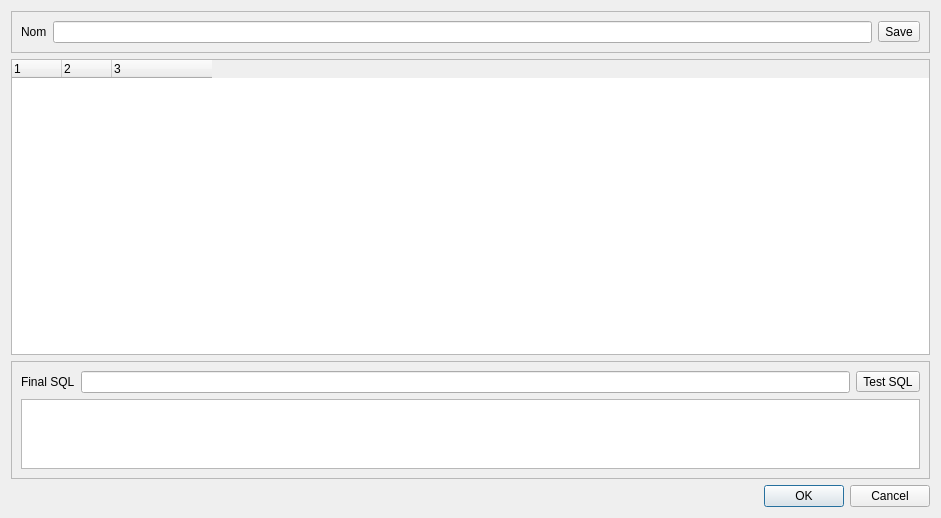
<?xml version="1.0" encoding="UTF-8"?>
<ui version="4.0">
 <class>Dialog</class>
 <widget class="QDialog" name="Dialog">
  <property name="geometry">
   <rect>
    <x>0</x>
    <y>0</y>
    <width>941</width>
    <height>518</height>
   </rect>
  </property>
  <property name="windowTitle">
   <string>Dialog</string>
  </property>
  <layout class="QVBoxLayout" name="verticalLayout" stretch="1,10,1,1">
   <item>
    <widget class="QFrame" name="frame">
     <property name="frameShape">
      <enum>QFrame::StyledPanel</enum>
     </property>
     <property name="frameShadow">
      <enum>QFrame::Raised</enum>
     </property>
     <layout class="QHBoxLayout" name="horizontalLayout">
      <item>
       <widget class="QLabel" name="label">
        <property name="text">
         <string>Nom</string>
        </property>
       </widget>
      </item>
      <item>
       <widget class="QLineEdit" name="lineEdit"/>
      </item>
      <item>
       <widget class="QToolButton" name="toolButton">
        <property name="text">
         <string>Save</string>
        </property>
       </widget>
      </item>
     </layout>
    </widget>
   </item>
   <item>
    <widget class="QTreeWidget" name="treeWidget">
     <property name="dragEnabled">
      <bool>true</bool>
     </property>
     <property name="dragDropMode">
      <enum>QAbstractItemView::InternalMove</enum>
     </property>
     <property name="alternatingRowColors">
      <bool>true</bool>
     </property>
     <property name="animated">
      <bool>true</bool>
     </property>
     <property name="wordWrap">
      <bool>true</bool>
     </property>
     <property name="columnCount">
      <number>3</number>
     </property>
     <attribute name="headerDefaultSectionSize">
      <number>50</number>
     </attribute>
     <attribute name="headerStretchLastSection">
      <bool>false</bool>
     </attribute>
     <column>
      <property name="text">
       <string notr="true">1</string>
      </property>
     </column>
     <column>
      <property name="text">
       <string notr="true">2</string>
      </property>
     </column>
     <column>
      <property name="text">
       <string notr="true">3</string>
      </property>
     </column>
    </widget>
   </item>
   <item>
    <widget class="QFrame" name="frame_2">
     <property name="frameShape">
      <enum>QFrame::StyledPanel</enum>
     </property>
     <property name="frameShadow">
      <enum>QFrame::Raised</enum>
     </property>
     <layout class="QGridLayout" name="gridLayout">
      <item row="0" column="1">
       <widget class="QLineEdit" name="lineEdit_sqlfinal"/>
      </item>
      <item row="0" column="0">
       <widget class="QLabel" name="label_2">
        <property name="text">
         <string>Final SQL</string>
        </property>
       </widget>
      </item>
      <item row="0" column="2">
       <widget class="QToolButton" name="toolButton_testsql">
        <property name="text">
         <string>Test SQL</string>
        </property>
       </widget>
      </item>
      <item row="1" column="0" colspan="3">
       <widget class="QTextBrowser" name="textBrowser_res">
        <property name="maximumSize">
         <size>
          <width>16777215</width>
          <height>90</height>
         </size>
        </property>
       </widget>
      </item>
     </layout>
    </widget>
   </item>
   <item>
    <widget class="QDialogButtonBox" name="buttonBox">
     <property name="orientation">
      <enum>Qt::Horizontal</enum>
     </property>
     <property name="standardButtons">
      <set>QDialogButtonBox::Cancel|QDialogButtonBox::Ok</set>
     </property>
    </widget>
   </item>
  </layout>
 </widget>
 <resources/>
 <connections>
  <connection>
   <sender>buttonBox</sender>
   <signal>accepted()</signal>
   <receiver>Dialog</receiver>
   <slot>accept()</slot>
   <hints>
    <hint type="sourcelabel">
     <x>248</x>
     <y>254</y>
    </hint>
    <hint type="destinationlabel">
     <x>157</x>
     <y>274</y>
    </hint>
   </hints>
  </connection>
  <connection>
   <sender>buttonBox</sender>
   <signal>rejected()</signal>
   <receiver>Dialog</receiver>
   <slot>reject()</slot>
   <hints>
    <hint type="sourcelabel">
     <x>316</x>
     <y>260</y>
    </hint>
    <hint type="destinationlabel">
     <x>286</x>
     <y>274</y>
    </hint>
   </hints>
  </connection>
 </connections>
</ui>
